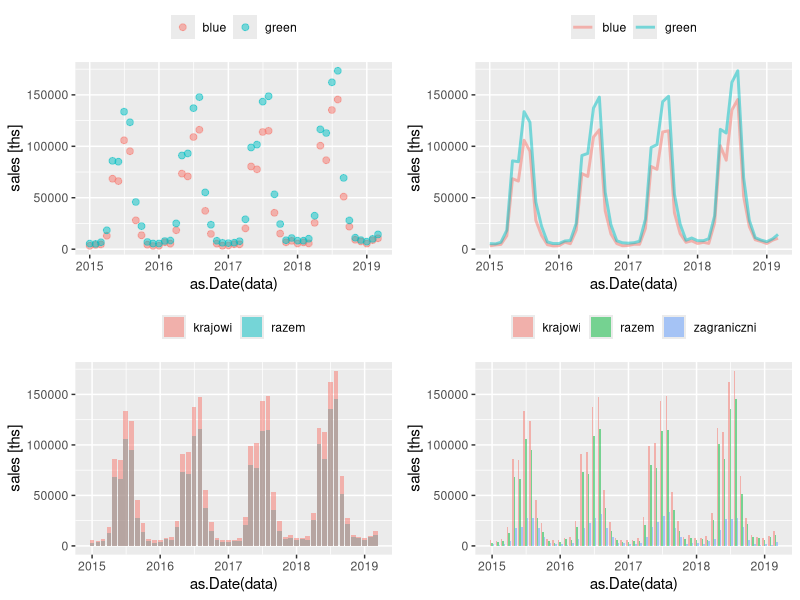

Recreate this plot in R.
library("ggplot2")
library("dplyr")
library("tidyr")
library("ggpubr")

dane <- read.csv(file= "MZM.csv", header=T, sep=";");

p1 <- ggplot() +
  geom_point(data=dane, mapping=aes(x=as.Date(data), 
                  y=razem, colour="blue"), alpha=.5, size=2) +  
  geom_point(data=dane, mapping=aes(x=as.Date(data), 
                      y=krajowi, colour="green"), alpha=.5, size=2) +  
  ylab(label="sales [ths]") +
  theme(legend.position="top") +
  theme(legend.title=element_blank()) 

p2 <- ggplot() +
geom_line(data=dane, mapping=aes(x=as.Date(data), y=razem, colour="blue"), alpha=.5, size=1) +  
  geom_line(data=dane, mapping=aes(x=as.Date(data), y=krajowi, colour="green"), alpha=.5, size=1) +  
  ylab(label="sales [ths]") +
  theme(legend.position="top") +
  theme(legend.title=element_blank()) 

p3 <- ggplot() +
geom_bar(data=dane, mapping=aes(x=as.Date(data), y=razem, fill="razem", stat = 'identity'), stat = 'identity', alpha=.5, size=1) +  
geom_bar(data=dane, mapping=aes(x=as.Date(data), y=krajowi, fill="krajowi", stat = 'identity'), stat = 'identity', alpha=.5, size=1) +  
  ylab(label="sales [ths]") +
  theme(legend.position="top") +
  theme(legend.title=element_blank()) 

daneC <- dane %>% gather(kat, liczba, razem:krajowi) %>% as.data.frame

daneC

p4 <- ggplot(data=daneC, aes(x=as.Date(data), y=liczba, fill=kat)) +
   geom_bar(stat = 'identity', position=position_dodge(), alpha=.5, size=1) +  
  ylab(label="sales [ths]") +
  theme(legend.position="top") +
  theme(legend.title=element_blank()) 


ggarrange(p1, p2, p3, p4, ncol = 2, nrow = 2)

